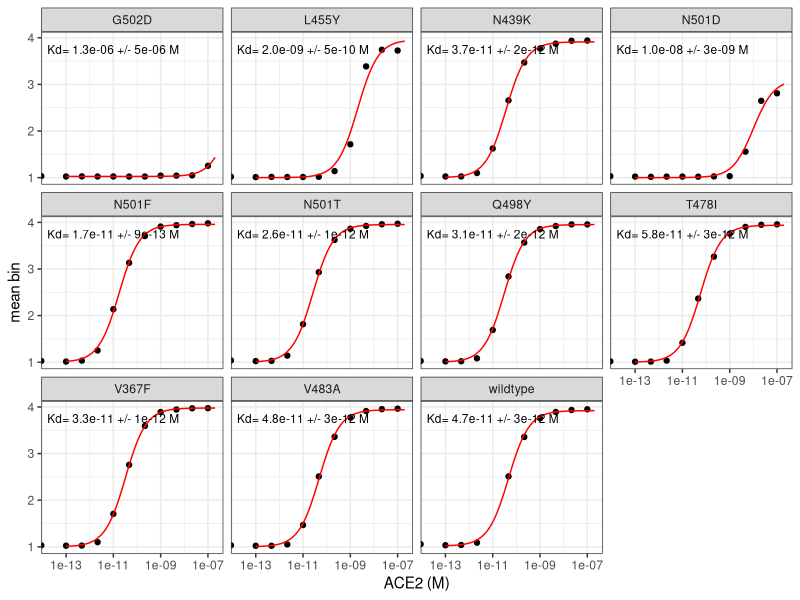
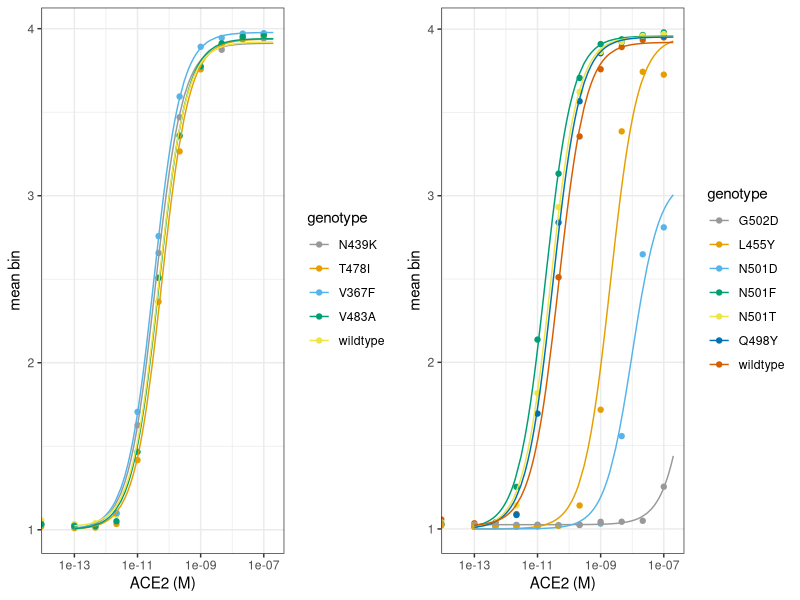
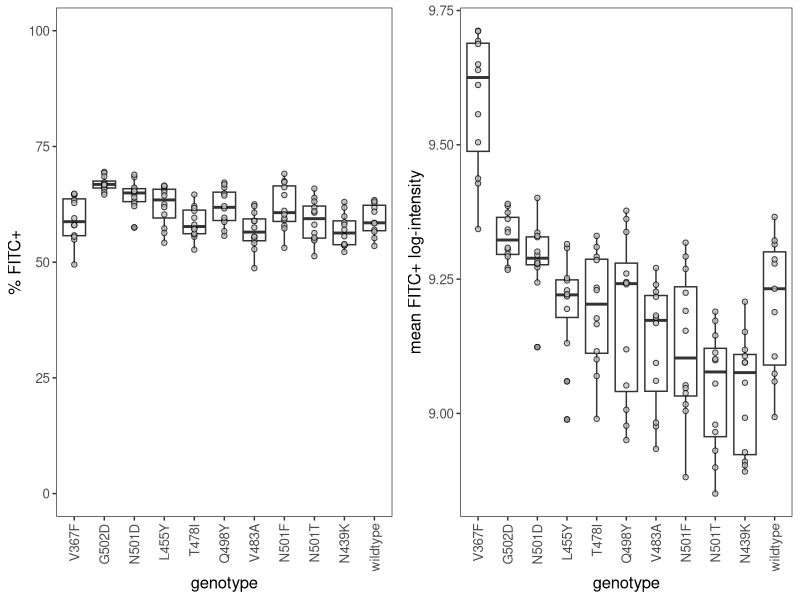
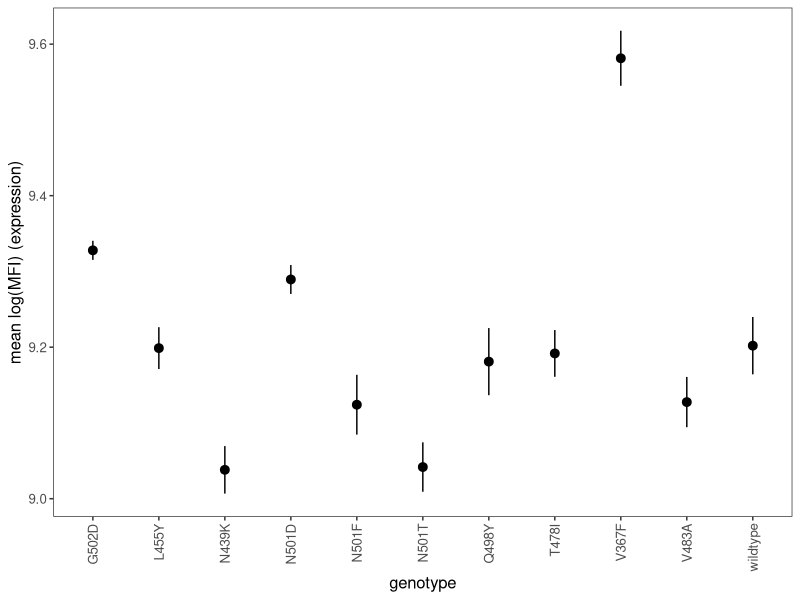
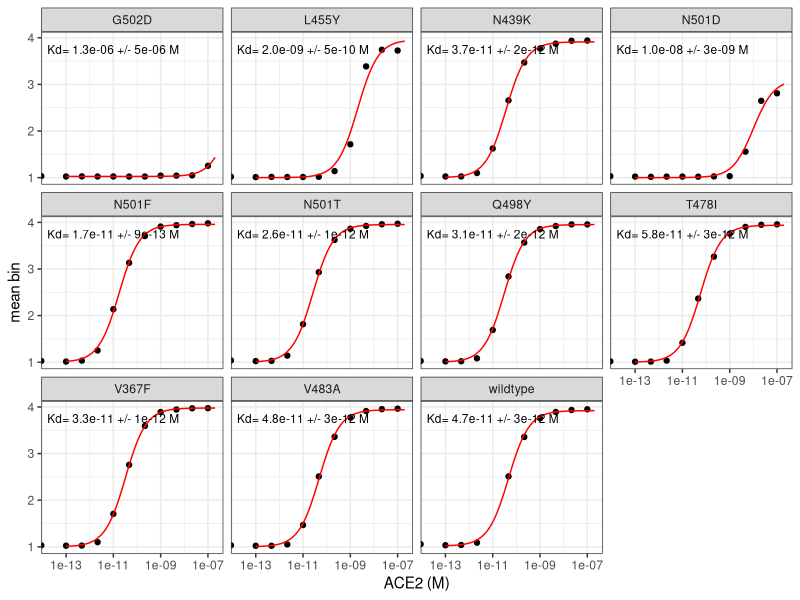
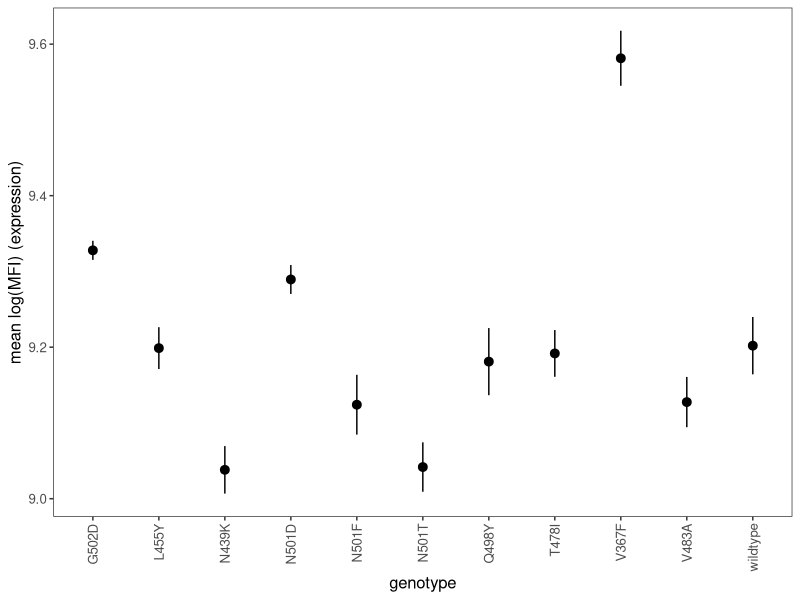

Reproduce these figures in R, in order.
## ---- chunk 1
require("knitr")
knitr::opts_chunk$set(echo = T)
knitr::opts_chunk$set(dev.args = list(png = list(type = "cairo")))

#list of packages to install/load
packages = c("ggplot2", "data.table", "tidyverse", "dplyr", "broom", "gridExtra")
#install any packages not already installed
installed_packages <- packages %in% rownames(installed.packages())
if(any(installed_packages == F)){
  install.packages(packages[!installed_packages])
}
#load packages
invisible(lapply(packages, library, character.only=T))

#make results directory
if(!file.exists("results")){
 dir.create(file.path("results"))
}


## ---- chunk 2
# The palette with grey:
cbPalette <- c("#999999", "#E69F00", "#56B4E9", "#009E73", "#F0E442", 
               "#0072B2", "#D55E00", "#CC79A7")
# The palette with black
cbbPalette <- c("#000000", "#E69F00", "#56B4E9", "#009E73", "#F0E442", 
                "#0072B2", "#D55E00", "#CC79A7")
## ---- chunk 3
dt <- read.csv(file="point-mut-validations.csv", stringsAsFactors=F)
## ---- chunk 4
dt <- dt %>%
  group_by(titration) %>%
  mutate(mean_FITCpos = mean(FITCpos),
         stderr_FITCpos = sd(FITCpos)/sqrt(length(FITCpos)),
         log_geomean_FITC = log(geomean_FITC),
         mean_logMFI_FITC = mean(log(geomean_FITC)),
         stderr_logMFI_FITC = sd(log(geomean_FITC))/sqrt(length(geomean_FITC))
         ) %>%
  ungroup()

head(dt, n=5)
## ---- chunk 5
nls_broom <- dt %>%
  group_by(titration) %>%
  do(tidy(nls(mean_bin ~ a*(conc_M/(conc_M+Kd))+b,
              data=.,
              start=list(a=3,b=1,Kd=1e-10),
              lower=list(a=2,b=1,Kd=1e-15),
              upper=list(a=3,b=1.5,Kd=1e-5),
              algorithm="port"
              )
          )
  )

dt <- dt %>%
  merge(nls_broom %>%
          filter(term=="Kd") %>%
          select(estimate, std.error) %>%
          rename(Kd="estimate",
                 Kd_SE="std.error"), by="titration")
head(dt, n=5)
## ---- chunk 6
point_mutants_summary <- dt %>%
  select(titration, genotype, Kd, Kd_SE, mean_FITCpos, stderr_FITCpos, mean_logMFI_FITC, stderr_logMFI_FITC) %>%
  unique()

point_mutants_summary
write.csv(point_mutants_summary,"./results/point_mutants_summary.csv", row.names = FALSE)
## ---- chunk 7
conc_M = c(1:20 %o% 10^(-13:-7)) # this should only generate 120 estimates per titration (faster!)

nls_predictions <- dt %>%
  select(titration, genotype, category) %>%
  merge(nls_broom %>%
          select(-statistic, -p.value, -std.error) %>%
          spread(term, estimate),
        by="titration") %>%
  unique() %>%
  merge(dt %>% select(titration, Kd_SE) %>% unique(), by="titration") %>%
  merge(as.data.frame(conc_M), all=TRUE) %>%
  mutate(mean_bin = a*(conc_M/(conc_M+Kd))+b)

head(nls_predictions, n=5)
## ---- chunk 8
annotations <- dt %>%
  select(titration, genotype, Kd, Kd_SE) %>%
  unique() %>%
  remove_rownames()

ggplot(dt, aes(conc_M, mean_bin)) +
  geom_point() +
  geom_line(data = nls_predictions,
            aes(conc_M, mean_bin),
            color="red") + 
  scale_x_log10(lim=c(2e-14,2e-07)) +
  xlab("ACE2 (M)") +
  ylab("mean bin") +
  facet_wrap(~ genotype) +
  geom_text(
    data    = annotations,
    mapping = aes(x = 1e-11,
                  y = 3.75,
                  label = c(paste(
                    "Kd=", format(Kd, digits=2),
                    "+/-", format(Kd_SE, digits=1), "M"))),
    size=3) +
  theme_bw()

ggsave(
  "./results/point-mut_titration.pdf",
  scale = 1,
  width = NA,
  height = NA,
  useDingbats=F
)
## ---- chunk 9
annotations <- dt %>%
  select(titration, genotype, Kd, Kd_SE) %>%
  unique() %>%
  remove_rownames()

p1<- ggplot(dt %>% filter(category=="wildtype" | category=="circulating"), aes(conc_M, mean_bin)) +
  geom_point(aes(color=genotype)) +
  geom_line(data = nls_predictions %>% filter(category=="wildtype" | category=="circulating"),
            aes(conc_M, mean_bin, color=genotype),
            ) + 
  scale_x_log10(lim=c(2e-14,2e-07)) +
  xlab("ACE2 (M)") +
  ylab("mean bin") +
  scale_color_manual(values=cbPalette) +
  theme_bw()

p2<- ggplot(dt %>% filter(category=="wildtype" | category=="other"), aes(conc_M, mean_bin)) +
  geom_point(aes(color=genotype)) +
  geom_line(data = nls_predictions %>% filter(category=="wildtype" | category=="other"),
            aes(conc_M, mean_bin, color=genotype),
            ) + 
  scale_x_log10(lim=c(2e-14,2e-07)) +
  xlab("ACE2 (M)") +
  ylab("mean bin") +
  scale_color_manual(values=cbPalette) +
  theme_bw()

grid.arrange(p1, p2, ncol=2, widths=c(6,6), heights=c(6))

g <- arrangeGrob(p1, p2, ncol=2, widths=c(6,6), heights=c(6))

ggsave(
  "./results/point-mut_titration_multiple.pdf",
  g,
  scale = 1,
  width = 9,
  height = 3,
  useDingbats=F
)
## ---- chunk 10
p1 <- ggplot(dt, aes(x=reorder(genotype, -log_geomean_FITC), y=FITCpos)) +
  geom_boxplot() +
  geom_point(shape=21, fill="grey", alpha=0.75) +
  scale_y_continuous(lim=c(0, 100)) +
  xlab("genotype") +
  ylab("% FITC+") +
  #facet_wrap(~ expt, scales="free_x") +
  theme_bw() +
  theme(text = element_text(size=12),
        axis.text.x=element_text(angle=90, hjust=1, vjust=0.5),
        panel.grid.major = element_blank(),
        panel.grid.minor = element_blank())

p2 <- ggplot(dt, aes(x=reorder(genotype, -mean_logMFI_FITC), y=log_geomean_FITC)) +
  geom_boxplot() +
  geom_point(shape=21, fill="grey", alpha=0.75) +
  xlab("genotype") +
  ylab("mean FITC+ log-intensity") +
  #facet_wrap(~ expt, scales="free_x") +
  theme_bw() +
  theme(text = element_text(size=12),
        axis.text.x=element_text(angle=90, hjust=1, vjust=0.5),
        panel.grid.major = element_blank(),
        panel.grid.minor = element_blank())

grid.arrange(p1, p2, ncol=2, widths=c(6,6), heights=c(6))

g <- arrangeGrob(p1, p2, ncol=2, widths=c(6,6), heights=c(6))

ggsave(
  "./results/point-mut_FITC_expression.pdf",
  g,
  scale = 1,
  width = 8,
  height = 4
)
## ---- chunk 11

p1 <- ggplot(dt, aes(x=genotype, y=log_geomean_FITC)) +
  #stat_summary(fun.y=mean,geom="point",size=3,shape=16)+
  stat_summary(fun.y=mean,
               fun.ymin=function(x) mean(x) - sd(x)/sqrt(length(x)),
               fun.ymax=function(x) mean(x) + sd(x)/sqrt(length(x)),
               geom="pointrange")+
  xlab("genotype") +
  ylab("mean log(MFI) (expression)") +
  #facet_wrap(~ expt, scales="free_x") +
  theme_bw() +
  theme(text = element_text(size=12),
        axis.text.x=element_text(angle=90, hjust=1, vjust=0.5),
        panel.grid.major = element_blank(),
        panel.grid.minor = element_blank())

p1

ggsave(
  "./results/point-mut_FITC_expression_mean-SE.pdf",
  p1,
  scale = 1,
  width = 4,
  height = 4,
  useDingbats=F
)
